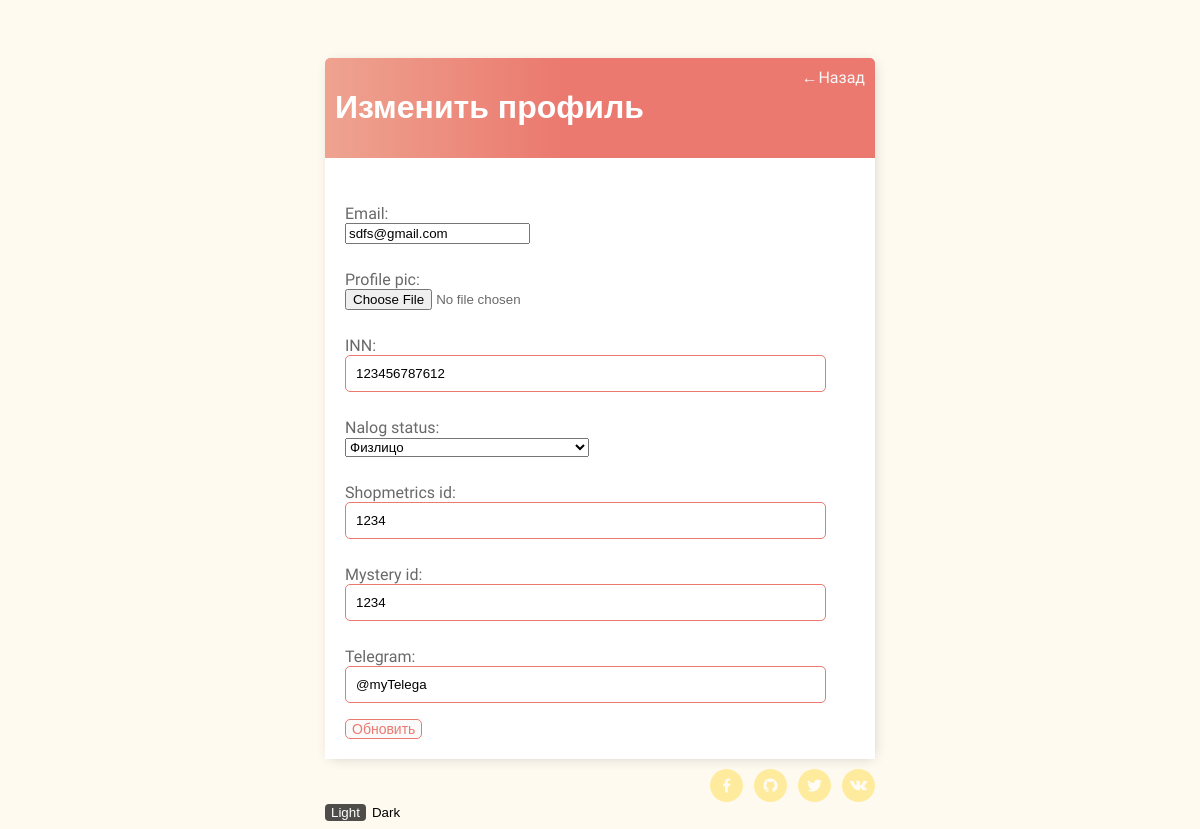
Screenshot of /edit_profile_page/1/ with the database file from the repository.
### base/models.py (models this page shows, shortened)
class Profile(models.Model):
    user = models.OneToOneField(User, null=True, on_delete=models.CASCADE)
    email = models.EmailField(null=True, blank=True)
    profile_pic = models.ImageField(null=True, blank=True, upload_to="images/profile/")
    INN = models.CharField(max_length=12, null=True, blank=True)
    SAMOZAN = 'SZ'
    FIZLITCO = 'FL'
    IP = 'IP'
    NALOG_STATUS_CHOICES = [(SAMOZAN, 'Самозанятый'),
        (FIZLITCO, 'Физлицо'),
        (IP, 'Индивидуальный предприниматель'),]
    nalog_status = models.CharField(
        max_length=2,
        choices=NALOG_STATUS_CHOICES,
        default=FIZLITCO,
    )
    telegram = models.CharField(max_length=50, null=True, blank=True)
    shopmetrics_id = models.CharField(max_length=12, null=True, blank=True)
    mystery_id = models.CharField(max_length=12, null=True, blank=True)

### base/views.py (the view)
# urls.py: path('edit_profile_page/<int:pk>/',EditProfilePageView.as_view(), name='edit_user_profile'),
class EditProfilePageView(UpdateView):
    model = Profile
    template_name = 'base/edit_profile_page.html'
    form_class=ProfileForm
    success_url = reverse_lazy('tasks')

### base/forms.py
class ProfileForm(ModelForm):
    class Meta:
        model = Profile
        fields=['email', 'profile_pic', 'INN', 'nalog_status', 'shopmetrics_id', 'mystery_id', 'telegram']

### base/templates/base/edit_profile_page.html (shortened to what this page needs)
{% extends 'base/main.html' %}
{% block content %}
    <div class="header-bar">
        <h1>Изменить профиль</h1>
        <a href="{% url 'tasks' %}">&#8592; Назад</a>
    </div>
    <div class="card-body">
        <form method="POST" enctype="multipart/form-data">
            {{form.as_p}}
            <input class="button" type="submit" value="Обновить">
        </form>
    </div>
{% endblock content %}

### base/static/base/css/main.css (style rules this page uses)
body { background-color:floralwhite; font-family: 'Allison', cursive; font-family: 'Inconsolata', monospace; padding-top: 50px; }
h1, h2, h3, h4, h5, h6 { font-family: 'Raleway', sans-serif; }
a, p { color: dimgray; text-decoration: none; }
.header-bar { display: flex; justify-content: space-between; color: #fff; padding: 10px; border-radius: 5px 5px 0 0; background: linear-gradient(90deg, #EEA390 0%, #EB796F 43%, #EB796F 100%); }
.header-bar a { color: rgb(247, 247, 247); text-decoration: none; }
input[type=text], input[type=password], input[type=date], textarea { background-color: #fff; border: 1px solid #EB796F; border-radius: 5px; padding: 10px; width: 90%; }
label { padding-top: 10px !important; display: block; }
.button { border: 1px solid #EB796F; background-color: #FAFAFA; color: #EB796F; padding: 10 px; font-size: 14px; border-radius: 5px; cursor: pointer; text-decoration: none; }
.card-body { padding: 20px; }

### rows the page displays
Profile: email "sdfs@gmail.com", INN "123456787612", nalog_status "Физлицо", shopmetrics_id "1234", mystery_id "1234", telegram "@myTelega"
